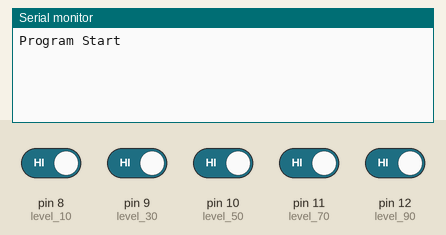
A sketch run on a simulated Arduino Uno, built with avr-gcc and run on an emulated ATmega328P. Parts: the last lines printed to the serial monitor. The inputs (shaded band) are chosen by the test bench; at power-on: pin 8 (level_10), pin 9 (level_30), pin 10 (level_50), pin 11 (level_70), pin 12 (level_90) HIGH.

Above: at 1.8 s.
1.9 s: pin 8 (level_10) driven LOW
At 3.2 s:
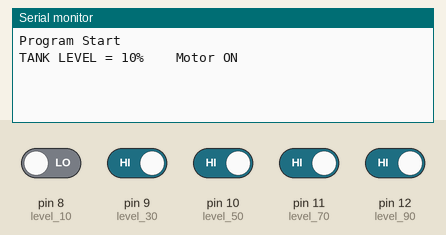
3.5 s: pin 9 (level_30) driven LOW
At 4.5 s:
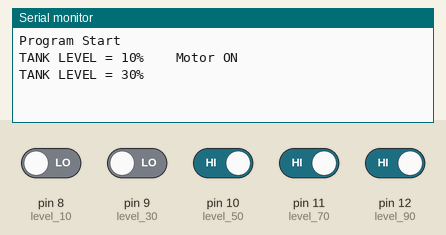
5.0 s: pin 10 (level_50) driven LOW
At 5.7 s:
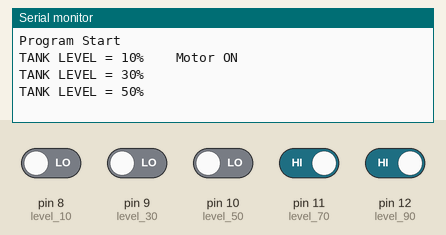
6.5 s: pin 11 (level_70) driven LOW
At 6.9 s:
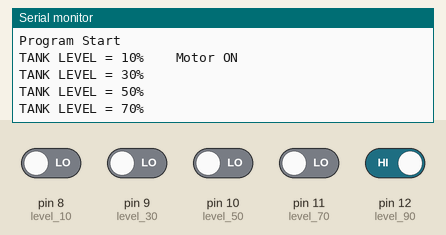
8.0 s: pin 12 (level_90) driven LOW
At 9.2 s:
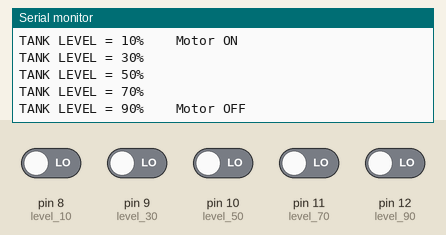
9.5 s: pin 8 (level_10) driven HIGH and pin 9 (level_30) driven HIGH and pin 10 (level_50) driven HIGH and pin 11 (level_70) driven HIGH and pin 12 (level_90) driven HIGH
At 10.3 s:
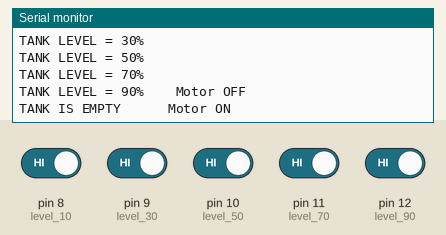

The sketch:

WATER3.ino
```cpp
int motor = 13;
int level_10 = 8;
int level_30 = 9;
int level_50 = 10;
int level_70 = 11;
int level_90 = 12;
int previous=0;
int current=0;

void setup() {
  pinMode(level_10, INPUT);
  pinMode(level_30, INPUT);
  pinMode(level_50, INPUT);
  pinMode(level_70,INPUT);
  pinMode(level_90, INPUT);

  Serial.begin(9600);
  Serial.println("Program Start");
}

void loop() {
  int L10 = digitalRead(level_10);
  int L30 = digitalRead(level_30);
  int L50 = digitalRead(level_50);
  int L70 = digitalRead(level_70);
  int L90 = digitalRead(level_90);
  /*
  Serial.print(L10);
  Serial.print(" ");
  Serial.print(L30);
  Serial.print(" ");
  Serial.print(L50);
  Serial.print(" ");
  Serial.print(L70);
  Serial.print(" ");
  Serial.print(L90);
  Serial.println("");
  */
  //L 10 30 50 70 90
  if (L90==LOW && L70==LOW && L50==LOW && L30==LOW && L10==LOW)
  {
    current=90;
    if(previous!=current){
    Serial.println("TANK LEVEL = 90% \t Motor OFF");
    digitalWrite(motor,LOW);
    previous=current;}
  }
  else if (L90==HIGH && L70==LOW && L50==LOW && L30==LOW && L10==LOW)
  {
    current=70;
    if(previous!=current){
    Serial.println("TANK LEVEL = 70%");
    previous=current;}
  }
  else if (L90==HIGH && L70==HIGH && L50==LOW && L30==LOW && L10==LOW)
  {
    current=50;
    if(previous!=current){
    Serial.println("TANK LEVEL = 50%");
    previous=current;}
  }
  else if (L90==HIGH && L70==HIGH && L50==HIGH && L30==LOW && L10==LOW)
  {
    current=30;
    if(previous!=current){
    Serial.println("TANK LEVEL = 30%");
    previous=current;}
  }
  else if (L90==HIGH && L70==HIGH && L50==HIGH && L30==HIGH && L10==LOW)
  {
    current=10;
    if(previous!=current){
    Serial.println("TANK LEVEL = 10% \t Motor ON");
    digitalWrite(motor,HIGH);
    previous=current;}
  }
  else if(L90==HIGH && L70==HIGH && L50==HIGH && L30==HIGH && L10==HIGH)
  {
    current=0;
    if(previous!=current){
    Serial.println("TANK IS EMPTY \t\t Motor ON");
    digitalWrite(motor,HIGH);
    previous=current;}
  }
  //else
  //{Serial.println("Previous Level");}

  delay(500);
}
```

Measured:
- after the input at 1.9 s, the serial monitor: prints a new line after 0.10 s (image 1)
- after the input at 3.5 s, the serial monitor: prints a new line at once (image 2)
- after the input at 5.0 s, the serial monitor: prints a new line at once (image 3)
- after the input at 6.5 s, the serial monitor: prints a new line at once (image 4)
- after the input at 8.0 s, the serial monitor: prints a new line at once (image 5)
- after the input at 9.5 s, the serial monitor: prints a new line at once (image 6)
